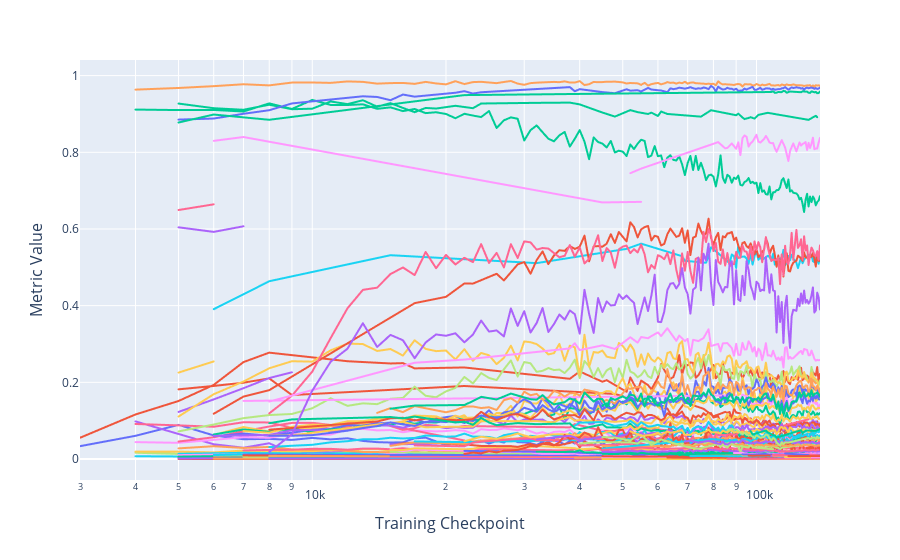

Notebook source saved alongside this figure:
### Code cell
induction_df = plot_head_circuit_scores(
    induction_scores, 
    show_legend=False, 
    title= f'Induction Scores Across Checkpoints ({MODEL_NAME})', 
    log_x=True,
    disable_title=True,
    output_path = OUTPUT_DIR
)
